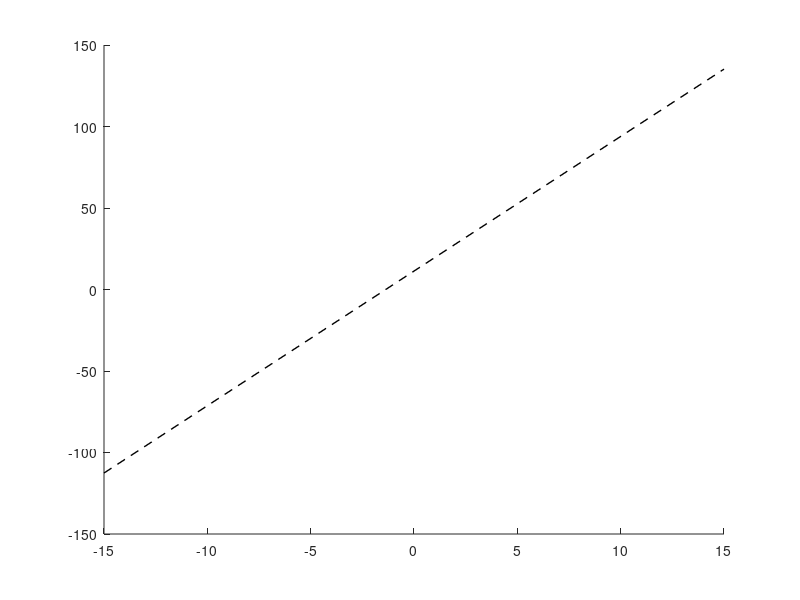

Reproduce this figure in MATLAB. (Note: this script raises an error after producing the figure.)

% make a dual isotope plot to show the data
xinterval=linspace(-15,15,2); %interval of dO18 for the lmwl
lmwl_par=[8.26,11.30]; %slope and intercept of the LMWL
lmwl=lmwl_par(1)*xinterval+lmwl_par(2);  % prepare the lmwl
mks=3; %default marker size
style{1}={'<',':',mks,'k','none',[1 .3 0],'Xylem'}; %xylem
style{2}={'<',':',mks,'k','none',[1 .8 0],'Phloem'}; %phloem
style{3}={'d',':',mks,'k','none',[.2 .3 .2],'Leaves'}; %leaves

figure
hold all
plot([min(xinterval),max(xinterval)],[lmwl(1),lmwl(end)],'--','LineWidth',1,'Color',[0 0 0],...
    'DisplayName','LMWL');
for i=[1,3]
    q = strcmp(T.type,style{i}{7});
    plot(T.d18O(q),T.d2H(q),...
        style{i}{1},'MarkerSize',style{i}{3},'Color',style{i}{6},...
        'DisplayName',style{i}{7})
end
axis([-14 16 -100 0])
title('\bf collected data','FontSize',12)
xlabel(['\delta^{18}O [',char(8240),']'])
ylabel(['\delta^{2}H [',char(8240),']'])
legend(gca,'Location','NW')
box on
axis square
set(gca,'TickDir','out')